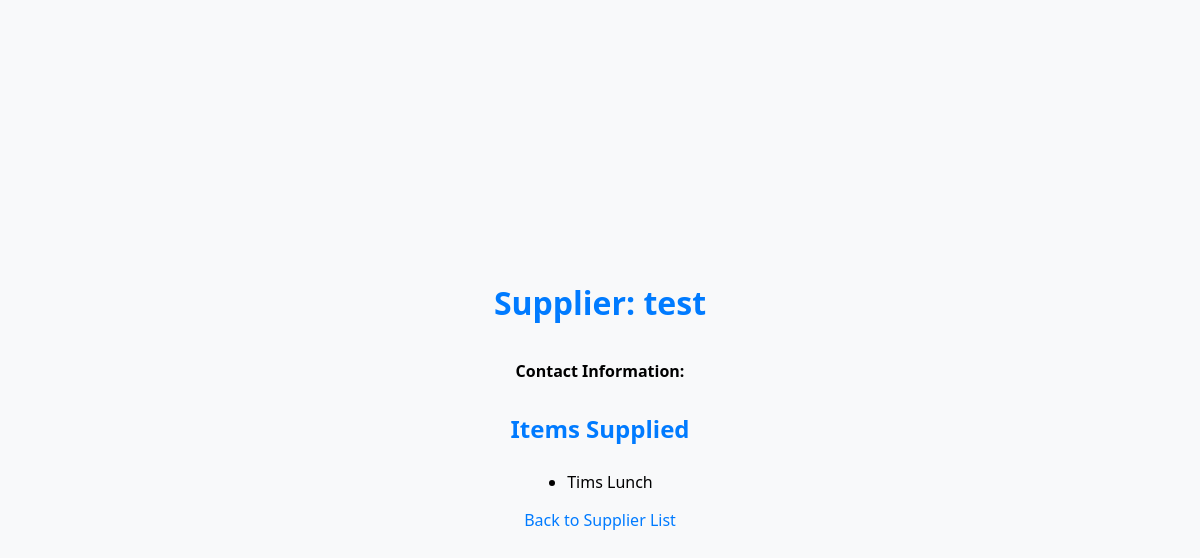
/view_supplier/3/ (signed in), run on an earlier commit of the app's database.
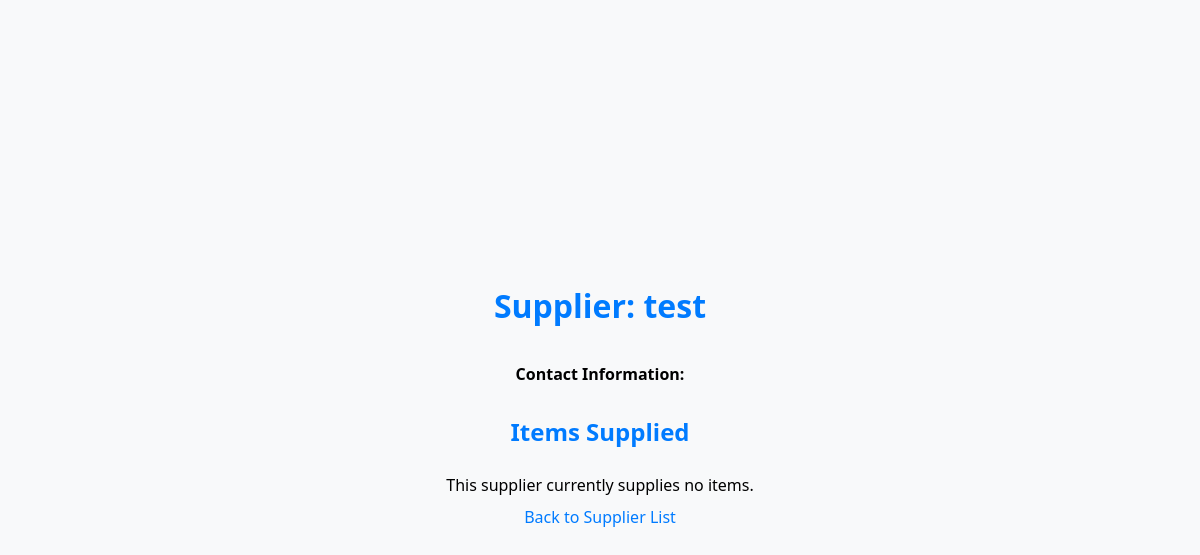
And on a later commit of the database.
### P4SBonjour/bonjour_app/models.py (models this page shows, shortened)
class Item(models.Model):
    item_name = models.CharField(max_length=255)
    description = models.TextField()
    supplier = models.ForeignKey(Supplier, on_delete=models.CASCADE)

### P4SBonjour/bonjour_app/views.py (the view)
# urls.py: path('view_supplier/<int:supplier_id>/', views.view_supplier, name='view_supplier'),
@login_required
def view_supplier(request, supplier_id):
    supplier = get_object_or_404(Supplier, pk=supplier_id)
    items_supplied = Item.objects.filter(supplier=supplier)
    return render(request, 'view_supplier.html', {
        'supplier': supplier,
        'items_supplied': items_supplied
    })

### P4SBonjour/bonjour_app/templates/view_supplier.html (shortened to what this page needs)
<!DOCTYPE html>
<html>
<head>
</head>
<body>
    <h1>Supplier: {{ supplier.supplier_name }}</h1>
    <p><strong>Contact Information:</strong> {{ supplier.contact_information }}</p>
    <h2>Items Supplied</h2>
    {% if items_supplied %}
        <ul>
        {% for item in items_supplied %}
            <li>{{ item.item_name }}</li>
        {% endfor %}
        </ul>
    {% else %}
        <p>This supplier currently supplies no items.</p>
    {% endif %}
    <a href="{% url 'supplier_list' %}">Back to Supplier List</a>
</body>
</html>

What changed in the data, as far as the page shows it:
removed Item: item_name "Tims Lunch"
Also different on the page:
text now shown: "This supplier currently supplies no items."
